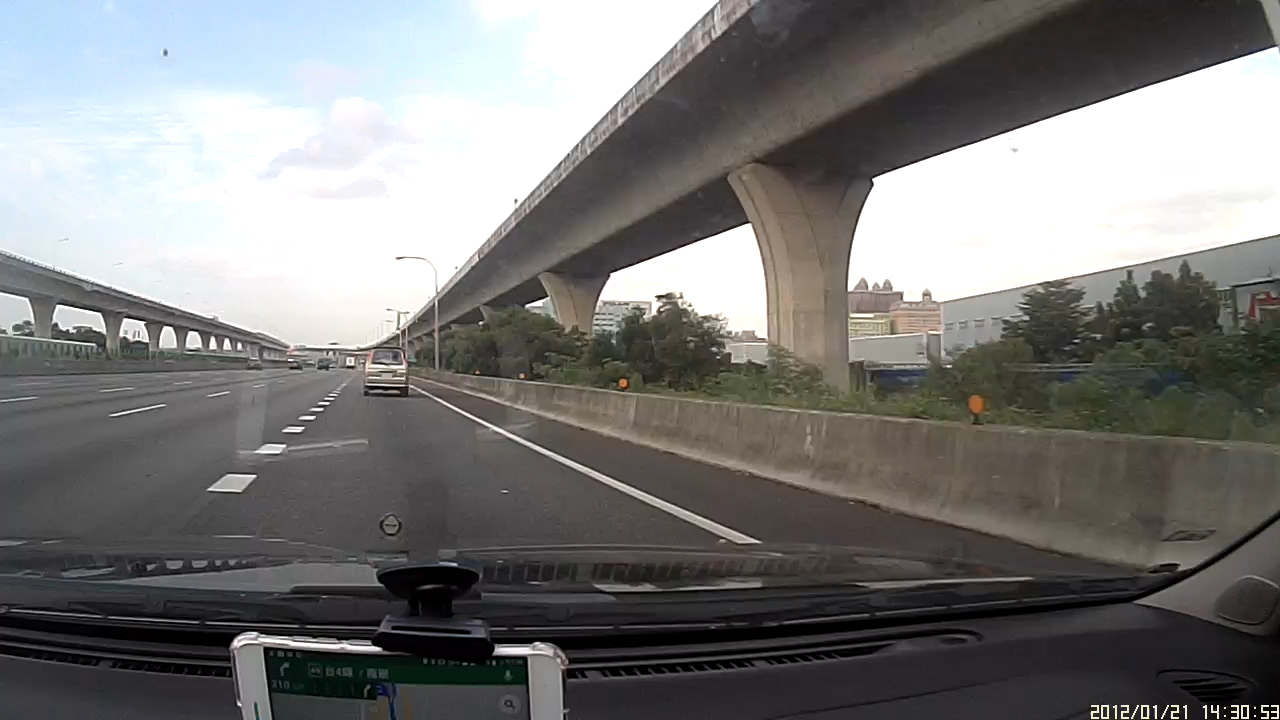
#> input picture _4.python/opencv/__new/road.jpg, 1280 x 720 px, found by its file name
$ python 11-2.py
#> lines starting #> are read from the running program, lines starting #| are printed output that depends on the picture
#> further down, img is the input picture: shape (720, 1280, 3); mean B, G, R 121.2, 122.3, 122.5
### _4.python/__code/Python技術者們-實踐！帶你一步一腳印由初學到精通 (第2版)/ch11/autocar_module.py
import cv2
import numpy as np


def get_edge(img):
    gray = cv2.cvtColor(img, cv2.COLOR_BGR2GRAY)    # 灰階處理
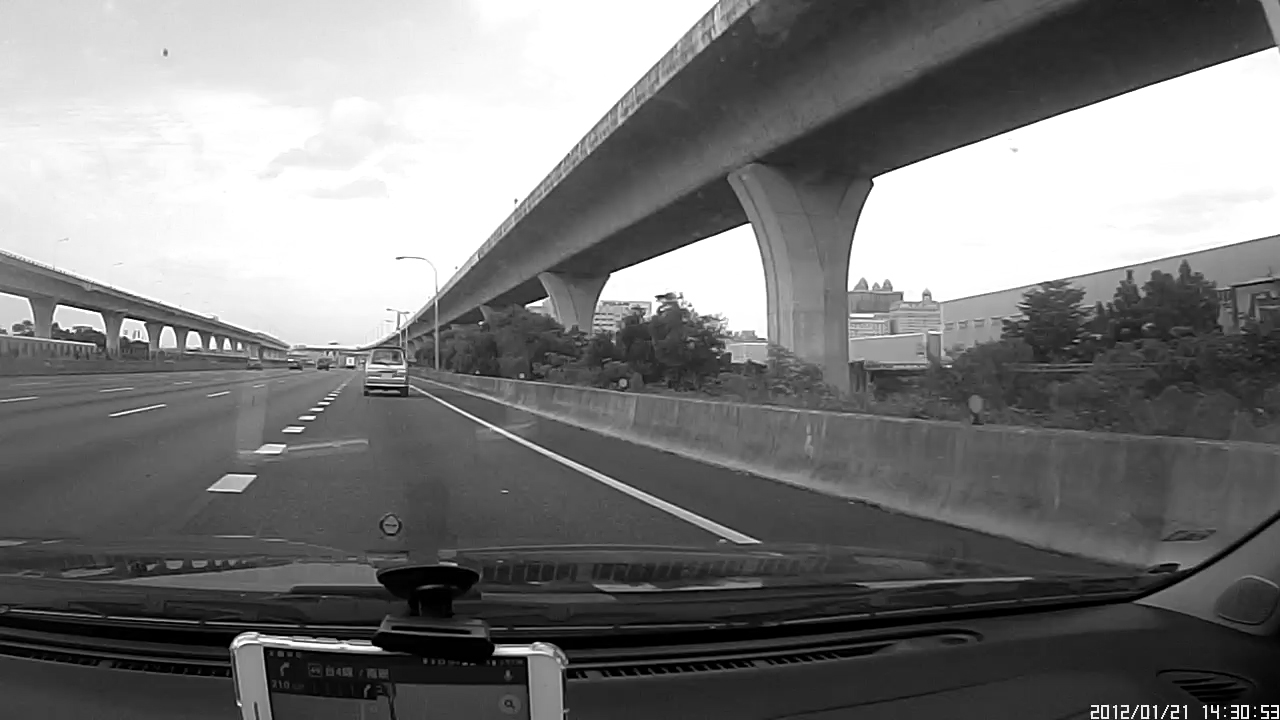
#> gray: shape (720, 1280); min 0, max 255, mean 122.3
    blur = cv2.GaussianBlur(gray, (13, 13), 0)        # 高斯模糊
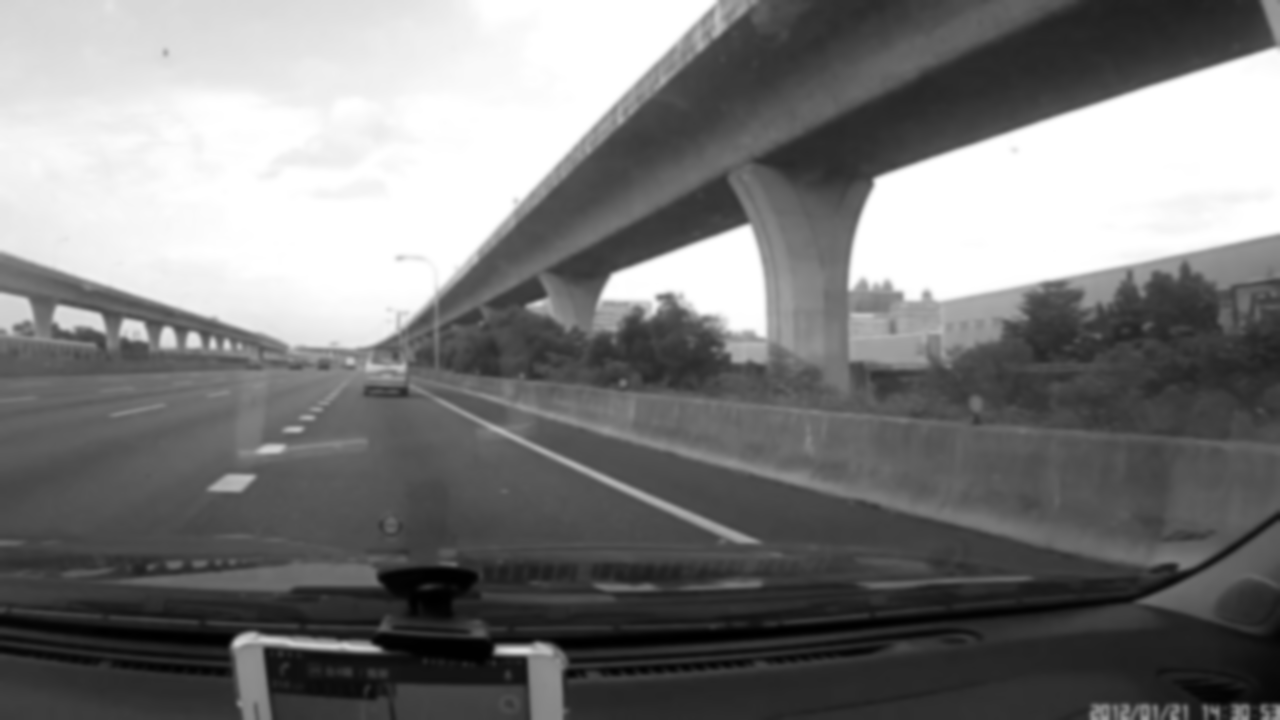
#> blur: shape (720, 1280); min 0, max 255, mean 122.3
    canny = cv2.Canny(blur, 50, 150)                # 邊緣偵測
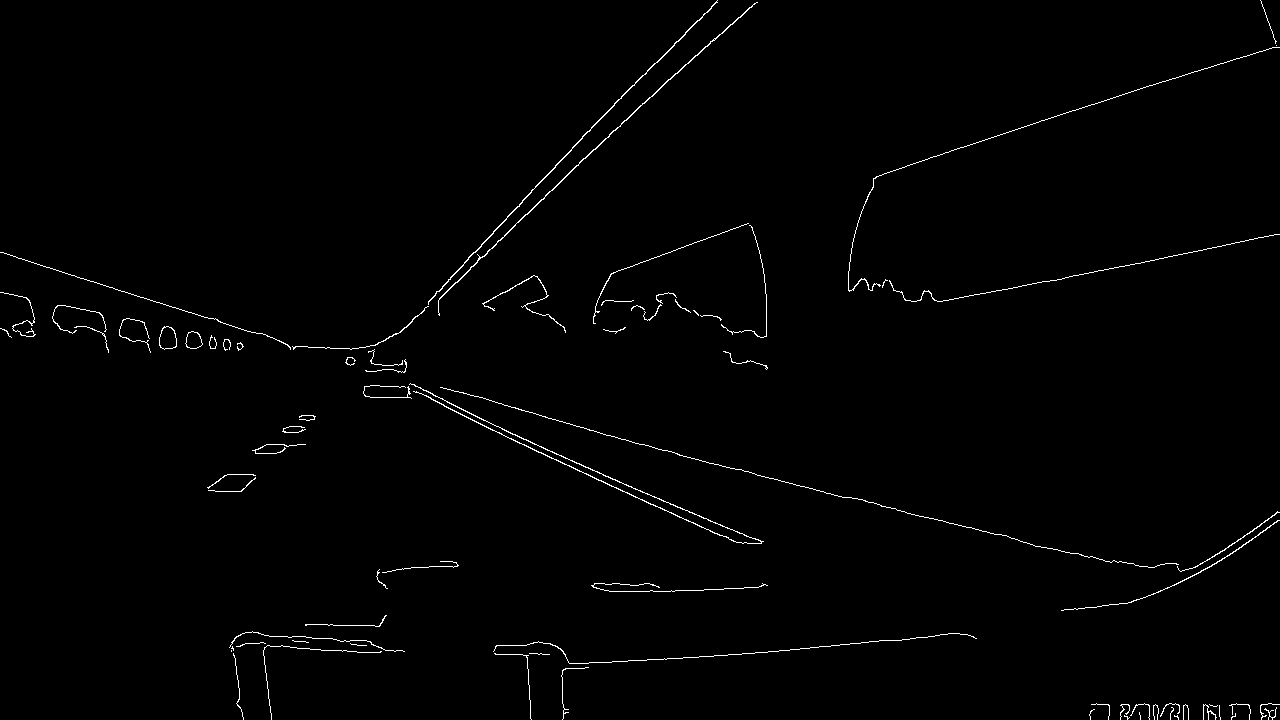
#> canny: shape (720, 1280); 1% white in thin lines or dots
    return canny


# [58 lines left out: functions get_roi, draw_lines, get_avglines, get_sublines, not called in this run]

### _4.python/__code/Python技術者們-實踐！帶你一步一腳印由初學到精通 (第2版)/ch11/11-2.py
import cv2
import matplotlib.pyplot as plt	  # 匯入 pyplot
import autocar_module as m	    # 匯入自訂模組

img = cv2.imread('road.jpg')    # 讀取圖片
edge = m.get_edge(img)       # 取得邊緣圖
plt.imshow(edge)            # 顯示邊緣圖及座標
plt.show()					     # 顯示
